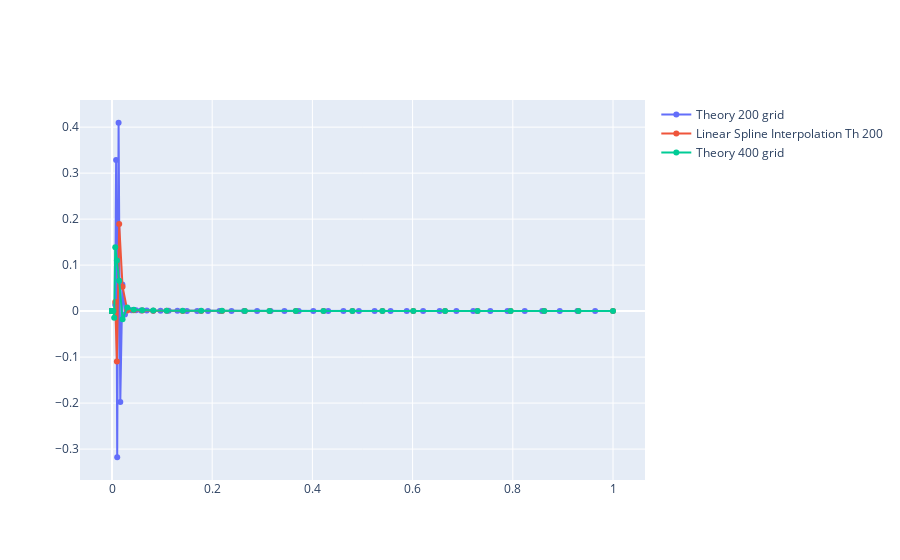

This figure's notebook cell:
### Code cell
fig = go.Figure()

# Add traces
fig.add_trace(go.Scatter(x=xgrid_dis_200, y=sigma_dis_200[1],
                    mode='lines+markers',
                    name='Theory 200 grid'))

fig.add_trace(go.Scatter(x=xgrid_dis_400,
                         y=sigma_dis_interpolated['1'],
                    mode='lines+markers',
                    name='Linear Spline Interpolation Th 200'))



fig.add_trace(go.Scatter(x=xgrid_dis_400, y=sigma_dis_400[1],
                    mode='lines+markers',
                    name='Theory 400 grid'))



# fig.add_trace(go.Scatter(x=full_df.x_new, y=full_df['1_new_quad'],
#                     mode='lines+markers',
#                     name='Quadratic Spline Interpolation'))

# fig.add_trace(go.Scatter(x=full_df.x_new, y=full_df['1_new_cube'],
#                     mode='lines+markers',
#                     name='Cubic Spline Interpolation'))

fig.show()
